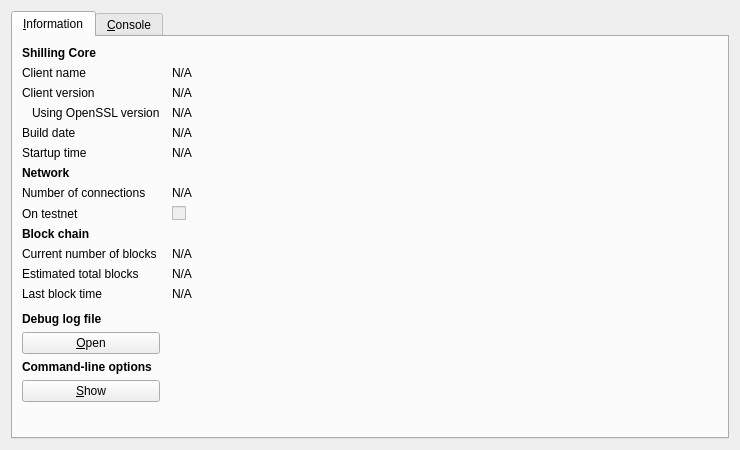
<?xml version="1.0" encoding="UTF-8"?>
<ui version="4.0">
 <class>RPCConsole</class>
 <widget class="QDialog" name="RPCConsole">
  <property name="geometry">
   <rect>
    <x>0</x>
    <y>0</y>
    <width>740</width>
    <height>450</height>
   </rect>
  </property>
  <property name="windowTitle">
   <string>Shilling - Debug window</string>
  </property>
  <layout class="QVBoxLayout" name="verticalLayout_2">
   <item>
    <widget class="QTabWidget" name="tabWidget">
     <property name="currentIndex">
      <number>0</number>
     </property>
     <widget class="QWidget" name="tab_info">
      <attribute name="title">
       <string>&amp;Information</string>
      </attribute>
      <layout class="QGridLayout" name="gridLayout" columnstretch="0,1">
       <property name="horizontalSpacing">
        <number>12</number>
       </property>
       <item row="0" column="0">
        <widget class="QLabel" name="label_9">
         <property name="font">
          <font>
           <weight>75</weight>
           <bold>true</bold>
          </font>
         </property>
         <property name="text">
          <string>Shilling Core</string>
         </property>
        </widget>
       </item>
       <item row="1" column="0">
        <widget class="QLabel" name="label_5">
         <property name="text">
          <string>Client name</string>
         </property>
        </widget>
       </item>
       <item row="1" column="1">
        <widget class="QLabel" name="clientName">
         <property name="cursor">
          <cursorShape>IBeamCursor</cursorShape>
         </property>
         <property name="text">
          <string>N/A</string>
         </property>
         <property name="textFormat">
          <enum>Qt::PlainText</enum>
         </property>
         <property name="textInteractionFlags">
          <set>Qt::LinksAccessibleByMouse|Qt::TextSelectableByKeyboard|Qt::TextSelectableByMouse</set>
         </property>
        </widget>
       </item>
       <item row="2" column="0">
        <widget class="QLabel" name="label_6">
         <property name="text">
          <string>Client version</string>
         </property>
        </widget>
       </item>
       <item row="2" column="1">
        <widget class="QLabel" name="clientVersion">
         <property name="cursor">
          <cursorShape>IBeamCursor</cursorShape>
         </property>
         <property name="text">
          <string>N/A</string>
         </property>
         <property name="textFormat">
          <enum>Qt::PlainText</enum>
         </property>
         <property name="textInteractionFlags">
          <set>Qt::LinksAccessibleByMouse|Qt::TextSelectableByKeyboard|Qt::TextSelectableByMouse</set>
         </property>
        </widget>
       </item>
       <item row="3" column="0">
        <widget class="QLabel" name="label_14">
         <property name="text">
          <string>Using OpenSSL version</string>
         </property>
         <property name="indent">
          <number>10</number>
         </property>
        </widget>
       </item>
       <item row="3" column="1">
        <widget class="QLabel" name="openSSLVersion">
         <property name="cursor">
          <cursorShape>IBeamCursor</cursorShape>
         </property>
         <property name="text">
          <string>N/A</string>
         </property>
         <property name="textFormat">
          <enum>Qt::PlainText</enum>
         </property>
         <property name="textInteractionFlags">
          <set>Qt::LinksAccessibleByMouse|Qt::TextSelectableByKeyboard|Qt::TextSelectableByMouse</set>
         </property>
        </widget>
       </item>
       <item row="4" column="0">
        <widget class="QLabel" name="label_12">
         <property name="text">
          <string>Build date</string>
         </property>
        </widget>
       </item>
       <item row="4" column="1">
        <widget class="QLabel" name="buildDate">
         <property name="cursor">
          <cursorShape>IBeamCursor</cursorShape>
         </property>
         <property name="text">
          <string>N/A</string>
         </property>
         <property name="textFormat">
          <enum>Qt::PlainText</enum>
         </property>
         <property name="textInteractionFlags">
          <set>Qt::LinksAccessibleByMouse|Qt::TextSelectableByKeyboard|Qt::TextSelectableByMouse</set>
         </property>
        </widget>
       </item>
       <item row="5" column="0">
        <widget class="QLabel" name="label_13">
         <property name="text">
          <string>Startup time</string>
         </property>
        </widget>
       </item>
       <item row="5" column="1">
        <widget class="QLabel" name="startupTime">
         <property name="cursor">
          <cursorShape>IBeamCursor</cursorShape>
         </property>
         <property name="text">
          <string>N/A</string>
         </property>
         <property name="textFormat">
          <enum>Qt::PlainText</enum>
         </property>
         <property name="textInteractionFlags">
          <set>Qt::LinksAccessibleByMouse|Qt::TextSelectableByKeyboard|Qt::TextSelectableByMouse</set>
         </property>
        </widget>
       </item>
       <item row="6" column="0">
        <widget class="QLabel" name="label_11">
         <property name="font">
          <font>
           <weight>75</weight>
           <bold>true</bold>
          </font>
         </property>
         <property name="text">
          <string>Network</string>
         </property>
        </widget>
       </item>
       <item row="7" column="0">
        <widget class="QLabel" name="label_7">
         <property name="text">
          <string>Number of connections</string>
         </property>
        </widget>
       </item>
       <item row="7" column="1">
        <widget class="QLabel" name="numberOfConnections">
         <property name="cursor">
          <cursorShape>IBeamCursor</cursorShape>
         </property>
         <property name="text">
          <string>N/A</string>
         </property>
         <property name="textFormat">
          <enum>Qt::PlainText</enum>
         </property>
         <property name="textInteractionFlags">
          <set>Qt::LinksAccessibleByMouse|Qt::TextSelectableByKeyboard|Qt::TextSelectableByMouse</set>
         </property>
        </widget>
       </item>
       <item row="8" column="0">
        <widget class="QLabel" name="label_8">
         <property name="text">
          <string>On testnet</string>
         </property>
        </widget>
       </item>
       <item row="8" column="1">
        <widget class="QCheckBox" name="isTestNet">
         <property name="enabled">
          <bool>false</bool>
         </property>
         <property name="text">
          <string/>
         </property>
        </widget>
       </item>
       <item row="9" column="0">
        <widget class="QLabel" name="label_10">
         <property name="font">
          <font>
           <weight>75</weight>
           <bold>true</bold>
          </font>
         </property>
         <property name="text">
          <string>Block chain</string>
         </property>
        </widget>
       </item>
       <item row="10" column="0">
        <widget class="QLabel" name="label_3">
         <property name="text">
          <string>Current number of blocks</string>
         </property>
        </widget>
       </item>
       <item row="10" column="1">
        <widget class="QLabel" name="numberOfBlocks">
         <property name="cursor">
          <cursorShape>IBeamCursor</cursorShape>
         </property>
         <property name="text">
          <string>N/A</string>
         </property>
         <property name="textFormat">
          <enum>Qt::PlainText</enum>
         </property>
         <property name="textInteractionFlags">
          <set>Qt::LinksAccessibleByMouse|Qt::TextSelectableByKeyboard|Qt::TextSelectableByMouse</set>
         </property>
        </widget>
       </item>
       <item row="11" column="0">
        <widget class="QLabel" name="label_4">
         <property name="text">
          <string>Estimated total blocks</string>
         </property>
        </widget>
       </item>
       <item row="11" column="1">
        <widget class="QLabel" name="totalBlocks">
         <property name="cursor">
          <cursorShape>IBeamCursor</cursorShape>
         </property>
         <property name="text">
          <string>N/A</string>
         </property>
         <property name="textFormat">
          <enum>Qt::PlainText</enum>
         </property>
         <property name="textInteractionFlags">
          <set>Qt::LinksAccessibleByMouse|Qt::TextSelectableByKeyboard|Qt::TextSelectableByMouse</set>
         </property>
        </widget>
       </item>
       <item row="12" column="0">
        <widget class="QLabel" name="label_2">
         <property name="text">
          <string>Last block time</string>
         </property>
        </widget>
       </item>
       <item row="12" column="1">
        <widget class="QLabel" name="lastBlockTime">
         <property name="cursor">
          <cursorShape>IBeamCursor</cursorShape>
         </property>
         <property name="text">
          <string>N/A</string>
         </property>
         <property name="textFormat">
          <enum>Qt::PlainText</enum>
         </property>
         <property name="textInteractionFlags">
          <set>Qt::LinksAccessibleByMouse|Qt::TextSelectableByKeyboard|Qt::TextSelectableByMouse</set>
         </property>
        </widget>
       </item>
       <item row="13" column="0">
        <spacer name="verticalSpacer_2">
         <property name="orientation">
          <enum>Qt::Vertical</enum>
         </property>
         <property name="sizeHint" stdset="0">
          <size>
           <width>20</width>
           <height>20</height>
          </size>
         </property>
        </spacer>
       </item>
       <item row="14" column="0">
        <widget class="QLabel" name="labelDebugLogfile">
         <property name="font">
          <font>
           <weight>75</weight>
           <bold>true</bold>
          </font>
         </property>
         <property name="text">
          <string>Debug log file</string>
         </property>
        </widget>
       </item>
       <item row="15" column="0">
        <widget class="QPushButton" name="openDebugLogfileButton">
         <property name="toolTip">
          <string>Open the Shilling debug log file from the current data directory. This can take a few seconds for large log files.</string>
         </property>
         <property name="text">
          <string>&amp;Open</string>
         </property>
         <property name="autoDefault">
          <bool>false</bool>
         </property>
        </widget>
       </item>
       <item row="16" column="0">
        <widget class="QLabel" name="labelCLOptions">
         <property name="font">
          <font>
           <weight>75</weight>
           <bold>true</bold>
          </font>
         </property>
         <property name="text">
          <string>Command-line options</string>
         </property>
        </widget>
       </item>
       <item row="17" column="0">
        <widget class="QPushButton" name="showCLOptionsButton">
         <property name="toolTip">
          <string>Show the Shilling-Qt help message to get a list with possible Shilling command-line options.</string>
         </property>
         <property name="text">
          <string>&amp;Show</string>
         </property>
         <property name="autoDefault">
          <bool>false</bool>
         </property>
        </widget>
       </item>
       <item row="18" column="0">
        <spacer name="verticalSpacer">
         <property name="orientation">
          <enum>Qt::Vertical</enum>
         </property>
         <property name="sizeHint" stdset="0">
          <size>
           <width>20</width>
           <height>40</height>
          </size>
         </property>
        </spacer>
       </item>
      </layout>
     </widget>
     <widget class="QWidget" name="tab_console">
      <attribute name="title">
       <string>&amp;Console</string>
      </attribute>
      <layout class="QVBoxLayout" name="verticalLayout_3">
       <property name="spacing">
        <number>3</number>
       </property>
       <item>
        <widget class="QTextEdit" name="messagesWidget">
         <property name="minimumSize">
          <size>
           <width>0</width>
           <height>100</height>
          </size>
         </property>
         <property name="readOnly">
          <bool>true</bool>
         </property>
         <property name="tabKeyNavigation" stdset="0">
          <bool>false</bool>
         </property>
         <property name="columnCount" stdset="0">
          <number>2</number>
         </property>
        </widget>
       </item>
       <item>
        <layout class="QHBoxLayout" name="horizontalLayout">
         <property name="spacing">
          <number>3</number>
         </property>
         <item>
          <widget class="QLabel" name="label">
           <property name="text">
            <string notr="true">&gt;</string>
           </property>
          </widget>
         </item>
         <item>
          <widget class="QLineEdit" name="lineEdit"/>
         </item>
         <item>
          <widget class="QPushButton" name="clearButton">
           <property name="maximumSize">
            <size>
             <width>24</width>
             <height>24</height>
            </size>
           </property>
           <property name="toolTip">
            <string>Clear console</string>
           </property>
           <property name="text">
            <string/>
           </property>
           <property name="icon">
            <iconset resource="../bitcoin.qrc">
             <normaloff>:/icons/remove</normaloff>:/icons/remove</iconset>
           </property>
           <property name="shortcut">
            <string notr="true">Ctrl+L</string>
           </property>
           <property name="autoDefault">
            <bool>false</bool>
           </property>
          </widget>
         </item>
        </layout>
       </item>
      </layout>
     </widget>
    </widget>
   </item>
  </layout>
 </widget>
 <resources>
  <include location="../bitcoin.qrc"/>
 </resources>
 <connections/>
</ui>
